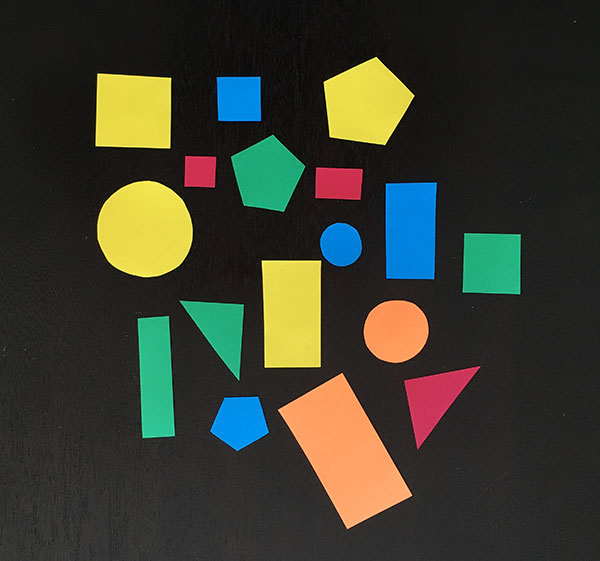
#> input picture shapes.jpg, 600 x 561 px
$ jupyter execute OpenCV_Mini_Projects.ipynb
#> lines starting #> are read from the running program, lines starting #| are printed output that depends on the picture; after the words box and inside, x2 and y2 are one past the last pixel; in counts of white or black regions, pixels touching at a corner belong together
[cell 1]
import numpy as np
import matplotlib.pyplot as plt
import cv2
import imutils

[cell 2]
img = cv2.imread('shapes.jpg')
#> img is the input picture: shape (561, 600, 3); mean B, G, R 47.2, 60.1, 58.4

# Conversion to grayscale
gray = cv2.cvtColor(img, cv2.COLOR_BGR2GRAY)

# Blurring the image
blur = cv2.GaussianBlur(gray, (5,5), 0)

# Binarization of the image
thresh = cv2.threshold(blur, 62, 255, cv2.THRESH_BINARY)[1]
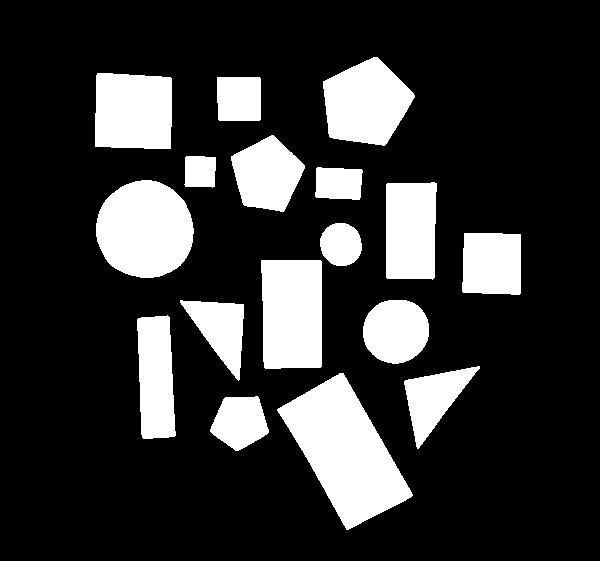
#> thresh: shape (561, 600); 20.4% white; 17 white regions


# Print the results
plt.figure(figsize=(18,16))
plt.subplot(4,1,1)
plt.imshow(img, cmap = 'gray')
plt.xticks([])
plt.yticks([])
plt.title('Original image')

plt.subplot(4,1,2)
plt.imshow(gray, cmap = 'gray')
plt.xticks([])
plt.yticks([])
plt.title('Grayscale image')

plt.subplot(4,1,3)
plt.imshow(blur, cmap = 'gray')
plt.xticks([])
plt.yticks([])
plt.title('Blurred image')

plt.subplot(4,1,4)
plt.imshow(thresh, cmap = 'gray')
plt.xticks([])
plt.yticks([])
plt.title('Threshold image')

plt.show()
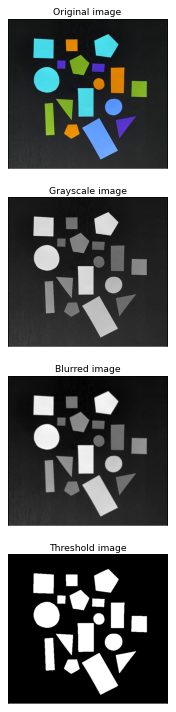
#> figure drawn by matplotlib, 4 panels; B, G, R data is drawn as R, G, B

[cell 3]
# Find the location of these regions in the image
cnts = cv2.findContours(thresh.copy(), cv2.RETR_EXTERNAL, cv2.CHAIN_APPROX_SIMPLE)
#> cnts = 17 contours; largest, box (x1, y1, x2, y2) and area: (277, 373, 413, 530) 10425, (96, 180, 194, 278) 7384, (261, 260, 322, 369) 6268, (323, 57, 415, 146) 5589, (95, 73, 172, 149) 5436
cnts = imutils.grab_contours(cnts)


# loop over the contours
for c in cnts:
    # compute the center of the contour
    M = cv2.moments(c)
    cX = int(M["m10"] / M["m00"])
    cY = int(M["m01"] / M["m00"])

    # draw the contour and center of the shape on the image
    cv2.drawContours(img, [c], -1, (0, 255, 0), 2)
    cv2.circle(img, (cX, cY), 7, (0, 255,0), -1)
    cv2.putText(img, "center", (cX - 20, cY - 20),
        cv2.FONT_HERSHEY_SIMPLEX, 0.5, (0, 255, 0), 2)

    # show the image
    cv2.imshow("Image", img)
    cv2.waitKey(0)
#> this loop made 17 passes
#> (cX, cY) on passes 1 to 12: (239, 421), (344, 451), (433, 398), (155, 377), (395, 330), (220, 328), (291, 313), (491, 263), (340, 244), (410, 230), (144, 229), (338, 183)
#> pass 1, `cv2.imshow("Image", img)`:
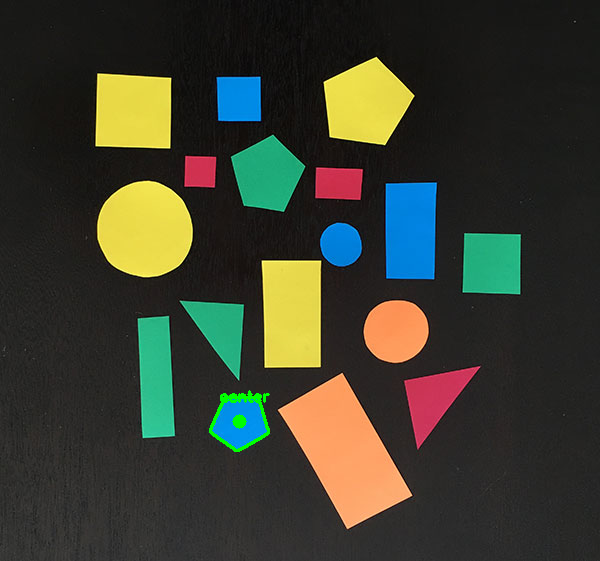
#> window 'Image': shape (561, 600, 3); mean B, G, R 46.7, 60.5, 58.3
#> after the loop:
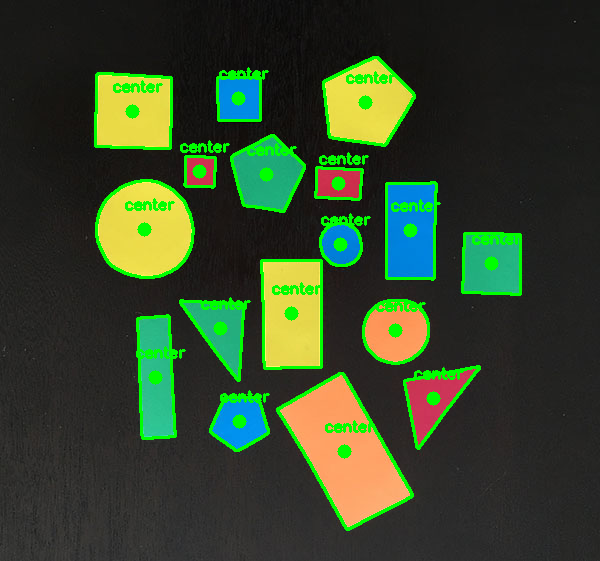
#> img: shape (561, 600, 3); 6.24% of pixels changed, all inside (x1, y1, x2, y2) = (94, 56, 522, 531)

#### Finding Shapes in Images

Goal: Detect the black shapes in the image

[cell 4]
image = cv2.imread('shapes1.png')
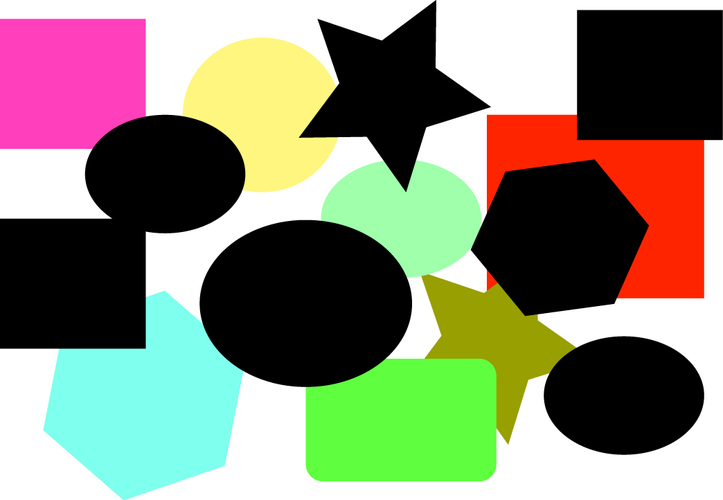
#> input picture shapes1.png, 723 x 500 px
#> image is the input picture: shape (500, 723, 3); mean B, G, R 118.3, 139.1, 137.9

# Conversion to grayscale
gray = cv2.cvtColor(image, cv2.COLOR_BGR2GRAY)
#> gray: shape (500, 723)

# Blurring the image
blur = cv2.GaussianBlur(gray, (5,5), 0)
#> blur: shape (500, 723)

# Binarization of the image
thresh = cv2.threshold(blur, 15, 255, cv2.THRESH_BINARY)[1]
#> thresh: shape (500, 723); 65.4% white; 6 black regions, box (x1, y1, x2, y2) and area: (0, 116, 244, 347) 32396, (201, 222, 411, 385) 26900, (473, 161, 647, 314) 19023, (578, 12, 722, 139) 18168, (303, 4, 487, 188) 14334, (545, 338, 703, 453) 14211


# Print the results
plt.figure(figsize=(18,16))
plt.subplot(4,1,1)
plt.imshow(image, cmap = 'gray')
plt.xticks([])
plt.yticks([])
plt.title('Original image')

plt.subplot(4,1,2)
plt.imshow(gray, cmap = 'gray')
plt.xticks([])
plt.yticks([])
plt.title('Grayscale image')

plt.subplot(4,1,3)
plt.imshow(blur, cmap = 'gray')
plt.xticks([])
plt.yticks([])
plt.title('Blurred image')

plt.subplot(4,1,4)
plt.imshow(thresh, cmap = 'gray')
plt.xticks([])
plt.yticks([])
plt.title('Threshold image')

plt.show()
#> figure, not shown here; B, G, R data is drawn as R, G, B

[cell 5]
# Alternatively we follow the next steps to find the black shapes in the image
lower = np.array([0,0,0])
upper = np.array([15,15,15])
shapeMask = cv2.inRange(image, lower, upper)
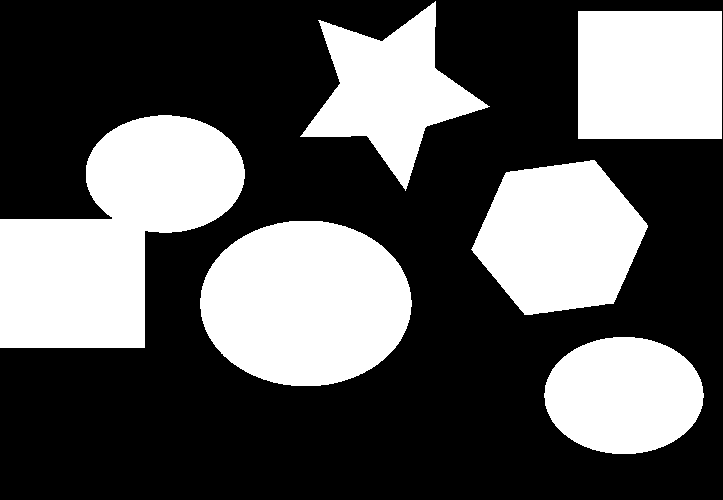
#> shapeMask: shape (500, 723); 35.5% white; 6 white regions
cv2.imshow('Shape', shapeMask)
cv2.waitKey(0)
#> Out = 27

[cell 6]
# Find the contours in the mask
cnts = cv2.findContours(shapeMask.copy(), cv2.RETR_EXTERNAL,
                        cv2.CHAIN_APPROX_SIMPLE)
#> cnts = 6 contours; box (x1, y1, x2, y2) and area: (0, 115, 245, 348) 32758, (200, 221, 412, 386) 27288, (471, 160, 648, 315) 19190, (578, 11, 722, 139) 18161, (300, 1, 490, 191) 14771, (544, 337, 704, 454) 14502
cnts = imutils.grab_contours(cnts)

print('There are {} black shapes in the image.'.format(len(cnts)))
#| There are 6 black shapes in the image.

# Loop over the contours
for c in cnts:
    cv2.drawContours(image, [c], -1, (0,255,0), 2)
    cv2.imshow('Image', image)
    cv2.waitKey(0)
#> this loop made 6 passes
#> c on pass 5: [[578, 11], [578, 138], [721, 138], [721, 11]]
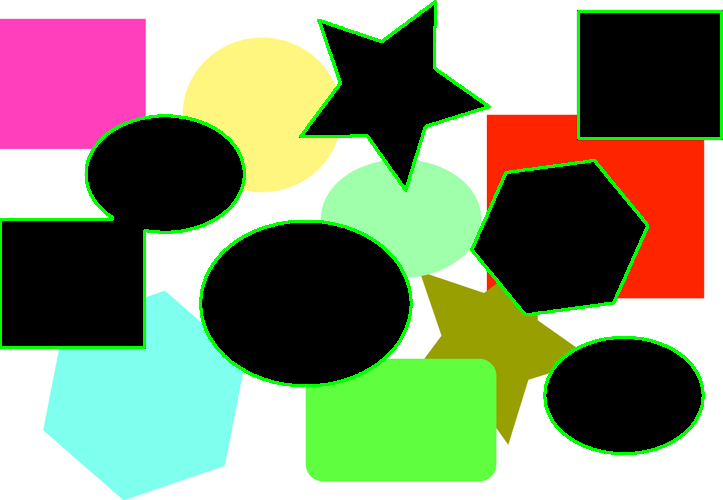
#> image: shape (500, 723, 3); 3.3% of pixels changed, all inside (x1, y1, x2, y2) = (0, 0, 723, 455)

#### Finding extreme points in contours

[cell 7]
# load the image, convert it to grayscale, and blur it slightly
img = cv2.imread('hand.jpg')
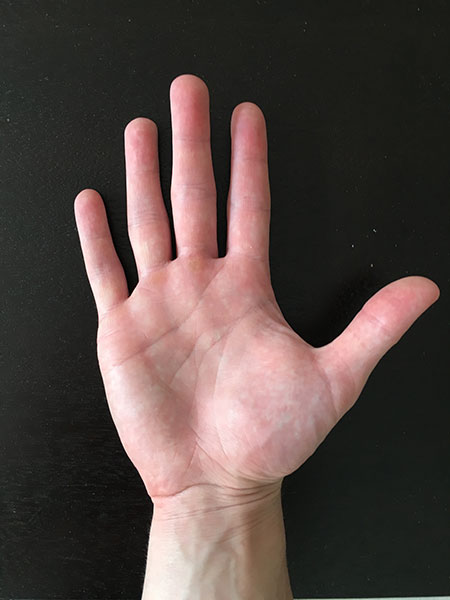
#> input picture hand.jpg, 450 x 600 px
#> img is the input picture: shape (600, 450, 3); mean B, G, R 67, 70.8, 84.8
img = cv2.cvtColor(img, cv2.COLOR_BGR2RGB)
gray = cv2.cvtColor(img, cv2.COLOR_BGR2GRAY)
#> gray: shape (600, 450)
blur = cv2.GaussianBlur(gray, (5,5), 0)
#> blur: shape (600, 450)

# Threshold the image, then perform a series of erosions +
# dilations to remove any small regions of noise
thresh = cv2.threshold(gray, 65, 255, cv2.THRESH_BINARY)[1]
#> thresh: shape (600, 450); 32.6% white; 35 white regions (34 under 20 px), largest, box (x1, y1, x2, y2) and area: (74, 74, 450, 600) 87832
erosion = cv2.erode(thresh, None, iterations = 2)
#> erosion: shape (600, 450); 30.4% white; 2 white regions, box (x1, y1, x2, y2) and area: (76, 76, 437, 600) 81905, (388, 598, 450, 600) 78
dilation = cv2.dilate(erosion, None, iterations = 2)
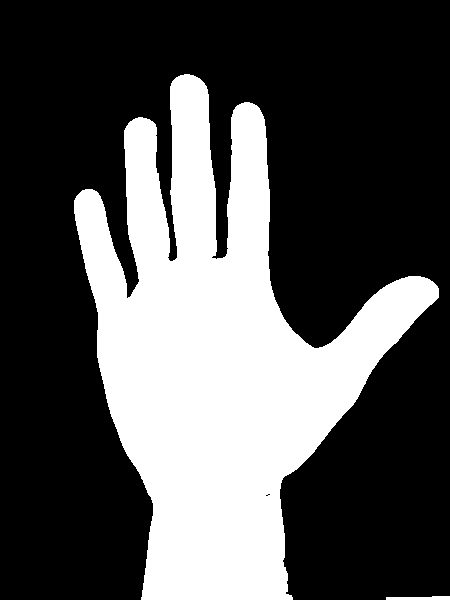
#> dilation: shape (600, 450); 32.5% white; 2 white regions

# Find contours in thresholded image, then grab the largest one
cnts = cv2.findContours(dilation.copy(), cv2.RETR_EXTERNAL, cv2.CHAIN_APPROX_SIMPLE)
#> cnts = 2 contours; box (x1, y1, x2, y2) and area: (74, 74, 439, 600) 86258, (386, 596, 450, 600) 144
cnts = imutils.grab_contours(cnts)
c = max(cnts, key = cv2.contourArea)
#> c = contour of 733 points, box (x1, y1, x2, y2) (74, 74, 439, 600), area 86258

# Print the results
plt.figure(figsize=(22,18))
plt.subplot(2,3,1)
plt.imshow(img, cmap = 'gray')
plt.xticks([])
plt.yticks([])
plt.title('Original image')

plt.subplot(2,3,2)
plt.imshow(gray, cmap = 'gray')
plt.xticks([])
plt.yticks([])
plt.title('Grayscale image')

plt.subplot(2,3,3)
plt.imshow(blur, cmap = 'gray')
plt.xticks([])
plt.yticks([])
plt.title('Blurred image')

plt.subplot(2,3,4)
plt.imshow(thresh, cmap = 'gray')
plt.xticks([])
plt.yticks([])
plt.title('Threshold image')

plt.subplot(2,3,5)
plt.imshow(erosion, cmap = 'gray')
plt.xticks([])
plt.yticks([])
plt.title('Erosion image')

plt.subplot(2,3,6)
plt.imshow(dilation, cmap = 'gray')
plt.xticks([])
plt.yticks([])
plt.title('Dilation image')

plt.show()

[cell 8]
# determine the most extreme points along the contour
extLeft = tuple(c[c[:, :, 0].argmin()][0])
#> extLeft = (74, 200)
extRight = tuple(c[c[:, :, 0].argmax()][0])
#> extRight = (438, 297)
extTop = tuple(c[c[:, :, 1].argmin()][0])
#> extTop = (184, 74)
extBot = tuple(c[c[:, :, 1].argmax()][0])
#> extBot = (141, 599)

# draw the outline of the object, then draw each of the
# extreme points, where the left-most is red, right-most
# is green, top-most is blue, and bottom-most is teal
cv2.drawContours(img, [c], -1, (0, 255, 255), 2)
cv2.circle(img, extLeft, 8, (0, 0, 255), -1)
cv2.circle(img, extRight, 8, (0, 255, 0), -1)
cv2.circle(img, extTop, 8, (255, 0, 0), -1)
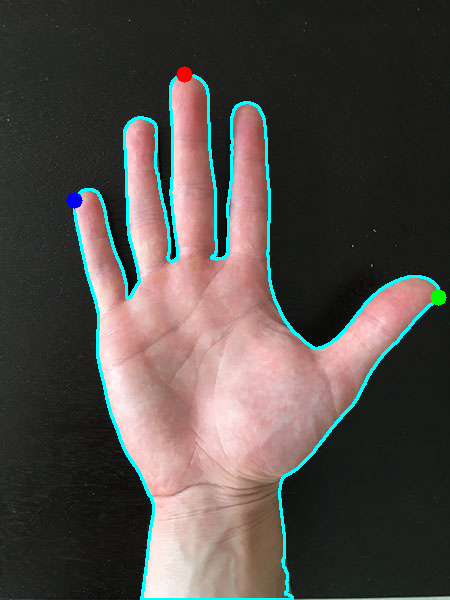
#> img: shape (600, 450, 3); mean R, G, B 81.2, 75.4, 71.8
cv2.circle(img, extBot, 8, (255, 255, 0), -1)
#> img: shape (600, 450, 3); 0.04% of pixels changed, all inside (x1, y1, x2, y2) = (133, 591, 150, 600)
# show the output image
plt.figure(figsize=(14,8))
plt.imshow(img)
plt.show()
